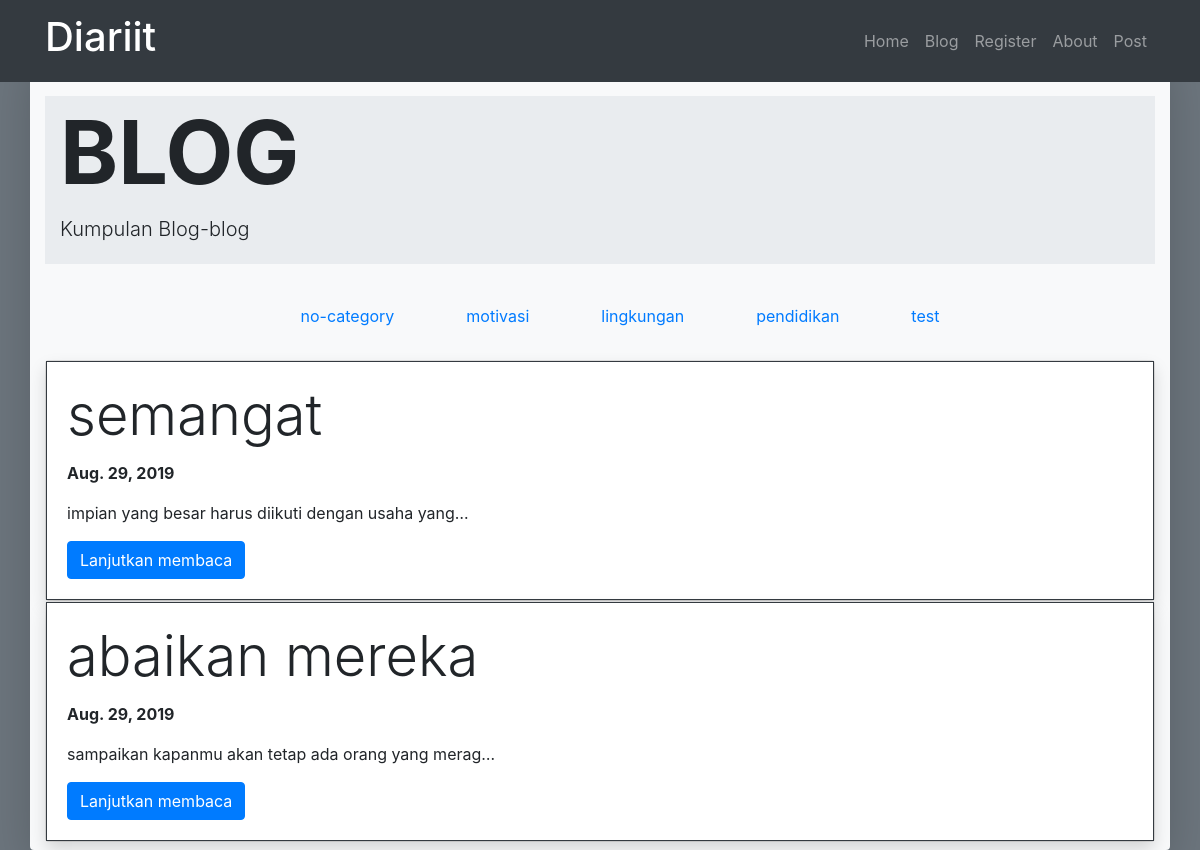
The app's page /blog/category/motivasi with its own data.
### blog/models.py (models this page shows, shortened)
class Post(models.Model):
    judul = models.CharField(
        max_length=200,
        validators=[
            clean_judul,
        ],
    )
    body = models.TextField()
    category = models.CharField(
        max_length=100,
        default='no-category',
        choices=(
            ('Blog','blog'),
            ('No-Category','no-category'),
            ('Jurnal','jurnal'),
            ('Berita','berita'),
        )
    )
    publish = models.DateField(auto_now_add=True)
    update = models.DateField(auto_now=True)
    slug = models.SlugField()

### blog/views.py (the view)
# urls.py: re_path(r'^category/(?P<kategoriInput>[\w-]+)', views.lihatKategori, name='tampilByKategori'),
def lihatKategori(request, kategoriInput):
    tampilKategori = Post.objects.filter(category=kategoriInput)
    categoriesValues = Post.objects.values('category').distinct()
    context= {
        'postByCategory':tampilKategori,
        'judul':'BLOG',
        'subjudul':'Kumpulan Blog-blog',
        'categories':categoriesValues,
    }
    return render(request, 'blog/lihatKategori.html', context)

### blog/templates/blog/lihatKategori.html (shortened to what this page needs)
{% extends 'base.html' %}
{% load static %}
{% block judulPage %}
    <div class="jumbotron jumbotron-fluid pt-1 pb-1">
        <div class="container">
            <h1 class="display-2 font-weight-bold text-shadow">{{judul}}</h1>
            <p class="lead">{{subjudul}}</p>
        </div>
    </div>
    <ul class="nav justify-content-center mb-4">
        {% for kategori in categories %}
            <ul class="nav-item">
                <a class='nav-link' href="{% url 'blog:tampilByKategori' kategoriInput=kategori.category %}">{{kategori.category}}</a>
            </ul>
        {% endfor %}
    </ul>
{% endblock judulPage %}
{% block konten %}
    {% for post in postByCategory %}
        <div class="card">
            <div class="card-body border border-dark shadow">
              <h5 class="card-title display-4">{{post.judul}}</h5>
              <p class="card-text"><b>{{post.update}}</b></p>
              <p class="card-text">{{post.body|truncatechars:50}}</p>
              <a href="{% url 'blog:tampilPost' slugInput=post.slug %}" class="btn btn-primary">Lanjutkan membaca</a>
            </div>
        </div>
    {% endfor %}
{% endblock konten %}

### records on screen
Post: judul "semangat", update "Aug. 29, 2019", body "impian yang besar harus diikuti dengan usaha yang…"
Post: judul "abaikan mereka", update "Aug. 29, 2019", body "sampaikan kapanmu akan tetap ada orang yang merag…"

### other values on screen
{{ judul }} "BLOG"
{{ subjudul }} "Kumpulan Blog-blog"
{{ kategori.category }} "no-category" "motivasi" "lingkungan" "pendidikan" "test"
